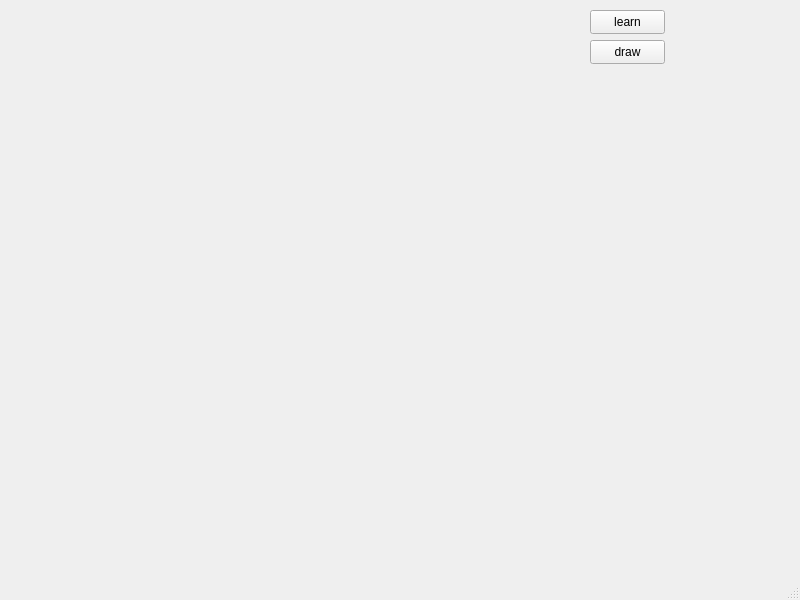
<?xml version="1.0" encoding="UTF-8"?>
<ui version="4.0">
 <class>MainWindow</class>
 <widget class="QMainWindow" name="MainWindow">
  <property name="geometry">
   <rect>
    <x>0</x>
    <y>0</y>
    <width>800</width>
    <height>600</height>
   </rect>
  </property>
  <property name="windowTitle">
   <string>MainWindow</string>
  </property>
  <widget class="QWidget" name="centralwidget">
   <widget class="QPushButton" name="learn">
    <property name="geometry">
     <rect>
      <x>590</x>
      <y>10</y>
      <width>75</width>
      <height>24</height>
     </rect>
    </property>
    <property name="text">
     <string>learn</string>
    </property>
   </widget>
   <widget class="QPushButton" name="draw">
    <property name="geometry">
     <rect>
      <x>590</x>
      <y>40</y>
      <width>75</width>
      <height>24</height>
     </rect>
    </property>
    <property name="text">
     <string>draw</string>
    </property>
   </widget>
  </widget>
  <widget class="QMenuBar" name="menubar">
   <property name="geometry">
    <rect>
     <x>0</x>
     <y>0</y>
     <width>800</width>
     <height>22</height>
    </rect>
   </property>
  </widget>
  <widget class="QStatusBar" name="statusbar"/>
 </widget>
 <resources/>
 <connections/>
</ui>
